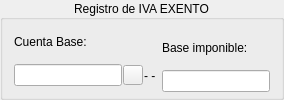
        <widget class="QGroupBox" name="exento_groupBox">
         <property name="minimumSize">
          <size>
           <width>0</width>
           <height>0</height>
          </size>
         </property>
         <property name="title">
          <string>Registro de IVA EXENTO</string>
         </property>
         <property name="alignment">
          <set>Qt::AlignmentFlag::AlignCenter</set>
         </property>
         <property name="flat">
          <bool>false</bool>
         </property>
         <property name="checkable">
          <bool>false</bool>
         </property>
         <layout class="QHBoxLayout" name="horizontalLayout_14">
          <property name="topMargin">
           <number>5</number>
          </property>
          <property name="bottomMargin">
           <number>5</number>
          </property>
          <item>
           <layout class="QVBoxLayout" name="verticalLayout_5">
            <property name="spacing">
             <number>1</number>
            </property>
            <property name="sizeConstraint">
             <enum>QLayout::SizeConstraint::SetMaximumSize</enum>
            </property>
            <item>
             <widget class="QLabel" name="textLabel1_4">
              <property name="lineWidth">
               <number>1</number>
              </property>
              <property name="text">
               <string>Cuenta Base:</string>
              </property>
              <property name="wordWrap">
               <bool>false</bool>
              </property>
             </widget>
            </item>
            <item>
             <layout class="QHBoxLayout" name="horizontalLayout_12">
              <item>
               <widget class="QLineEdit" name="Ctabase_exenta_lineEdit">
                <property name="maximumSize">
                 <size>
                  <width>160</width>
                  <height>16777215</height>
                 </size>
                </property>
                <property name="maxLength">
                 <number>40</number>
                </property>
               </widget>
              </item>
              <item>
               <widget class="QPushButton" name="ctabase_exenta_pushButton">
                <property name="sizePolicy">
                 <sizepolicy hsizetype="Minimum" vsizetype="Minimum">
                  <horstretch>0</horstretch>
                  <verstretch>0</verstretch>
                 </sizepolicy>
                </property>
                <property name="minimumSize">
                 <size>
                  <width>20</width>
                  <height>20</height>
                 </size>
                </property>
                <property name="maximumSize">
                 <size>
                  <width>20</width>
                  <height>20</height>
                 </size>
                </property>
                <property name="text">
                 <string/>
                </property>
                <property name="icon">
                 <iconset resource="keme.qrc">
                  <normaloff>:/iconos/graf/viewer.xpm</normaloff>:/iconos/graf/viewer.xpm</iconset>
                </property>
                <property name="autoDefault">
                 <bool>false</bool>
                </property>
               </widget>
              </item>
              <item>
               <widget class="QLabel" name="base_exenta_textLabel">
                <property name="sizePolicy">
                 <sizepolicy hsizetype="Expanding" vsizetype="Preferred">
                  <horstretch>0</horstretch>
                  <verstretch>0</verstretch>
                 </sizepolicy>
                </property>
                <property name="text">
                 <string>- -</string>
                </property>
                <property name="wordWrap">
                 <bool>false</bool>
                </property>
               </widget>
              </item>
             </layout>
            </item>
           </layout>
          </item>
          <item>
           <layout class="QVBoxLayout" name="verticalLayout_6">
            <property name="spacing">
             <number>0</number>
            </property>
            <property name="sizeConstraint">
             <enum>QLayout::SizeConstraint::SetMinimumSize</enum>
            </property>
            <item>
             <widget class="QLabel" name="textLabel2_4">
              <property name="maximumSize">
               <size>
                <width>160</width>
                <height>16777215</height>
               </size>
              </property>
              <property name="text">
               <string>Base imponible:</string>
              </property>
              <property name="wordWrap">
               <bool>false</bool>
              </property>
             </widget>
            </item>
            <item>
             <widget class="QLineEdit" name="base_exentalineEdit">
              <property name="maximumSize">
               <size>
                <width>160</width>
                <height>16777215</height>
               </size>
              </property>
             </widget>
            </item>
           </layout>
          </item>
         </layout>
        </widget>
